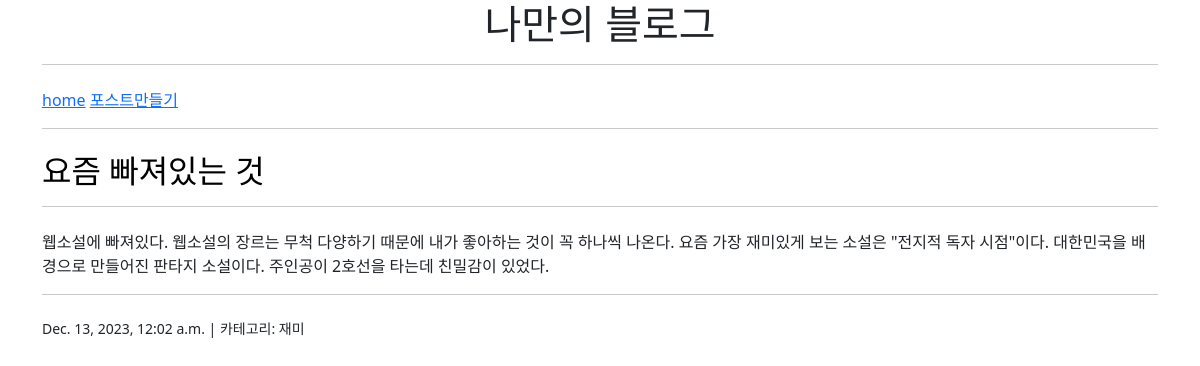
Page /blog/17/ on the committed database.
### blog/models.py (models this page shows, shortened)
class Blog(models.Model):
    title = models.CharField(max_length=255)    #제목
    content = models.TextField()    #포스트내용
    create_date = models.DateTimeField() #날짜
    categories = models.ManyToManyField("Category", related_name="blogs") #카테고리

class Category(models.Model):
    name = models.CharField(max_length=30)
    class Meta:
        verbose_name_plural = "categories"

### blog/views.py (the view)
# urls.py: path('<int:blog_id>/', views.detail, name='detail'),
def detail(request, blog_id):
    blog = Blog.objects.get(id=blog_id)
    context = {'blog': blog}
    return render(request, 'blog/blog_detail.html', context)

### templates/blog/blog_detail.html (shortened to what this page needs)
<link href="https://cdn.jsdelivr.net/npm/bootstrap@5.3.1/dist/css/bootstrap.min.css" rel="stylesheet">
<div class="container">
    <center>
        {% block page_title %}
        <h1>나만의 블로그</h1>
    </center>
    <hr size="10px">
<a href="http://127.0.0.1:8000/blog/">home</a>
    <a href="http://127.0.0.1:8000/blog/create/">포스트만들기</a>
    <hr size="10px">
    <span style="color:black">
        <h2>
            {{ blog.title }}
            {% endblock page_title %}
    </h2></span>
    <hr size="10px">
<div>
    {{ blog.content }}
    <hr size="10px">
</div>
{% block page_content %}
    <small>
        {{ blog.create_date }} | 카테고리:
        {% for category in blog.categories.all %}
            <a>
                {{ category.name }}
            </a>
        {% endfor %}
    </small>
{% endblock page_content %}
</div>

### rows in the picture
Blog: title "요즘 빠져있는 것", content "웹소설에 빠져있다. 웹소설의 장르는 무척 다양하기 때문에 내가 좋아하는 것이 꼭 하나씩 나온다. 요즘 가장 재미있게 보는 소설은 \"전지적 독자 시점\"이다. 대한민국을 배경으로 만들어진 판타지 소설이다. 주인공이 2호선을 타는데 친밀감이 있었다.", create_date "Dec. 13, 2023, 12:02 a.m."
Category: name "재미"
